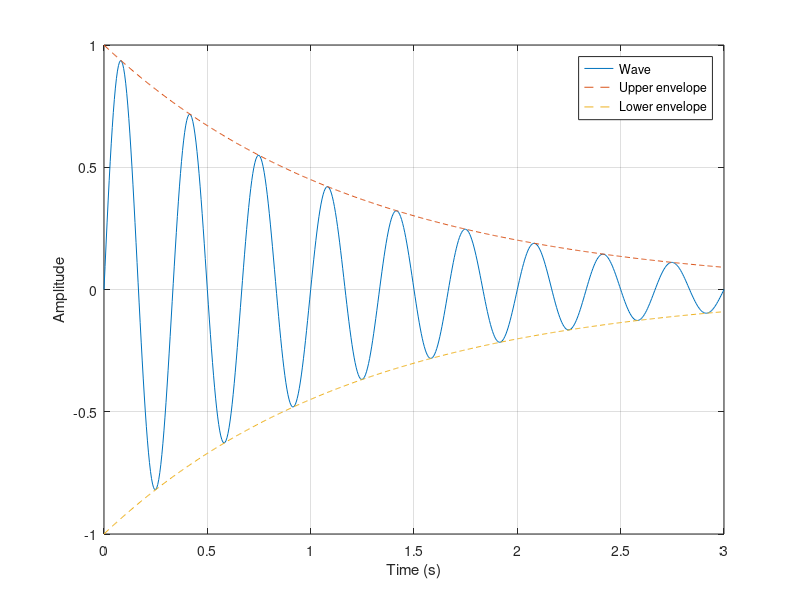

Reproduce this figure in MATLAB.
% 模拟一段会变弱的波
% 教学合成数据，使用基础 MATLAB。
% 预期：波形在上下包络内振动；增大 k 后包络下降更快。
t = linspace(0,3,601); A=1; k=0.8; f=3;
E = A*exp(-k*t);
y = E.*sin(2*pi*f*t);
assert(all(abs(y)<=E+1e-12));
figure; plot(t,y,t,E,'--',t,-E,'--');
xlabel('Time (s)'); ylabel('Amplitude');
legend('Wave','Upper envelope','Lower envelope'); grid on;
